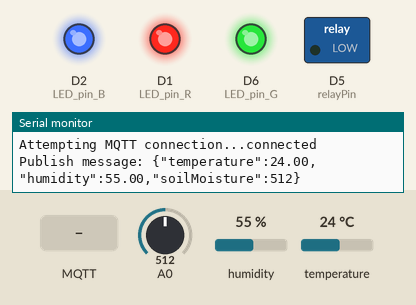
Bench run of a sketch on a simulated ESP8266 (NodeMCU). On the bench: switched loads named in the sketch (green lamp = pin HIGH), output pins drawn as LEDs (lit = HIGH), the last lines printed to the serial monitor. The inputs (shaded band) are chosen by the test bench; at power-on: A0 = 512, humidity 55 %, temperature 24 °C. WiFi joins after 1.5 s; servers stay silent unless stated; random numbers use the default seed unless the sketch sets one; no MQTT or app messages arrive unless stated.

Above: at 2.7 s.
2.8 s: MQTT message "1" arrives on the first subscribed topic
At 3.9 s:
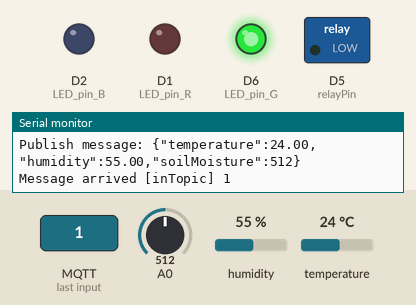
4.3 s: A0 set to 491
At 7.2 s:
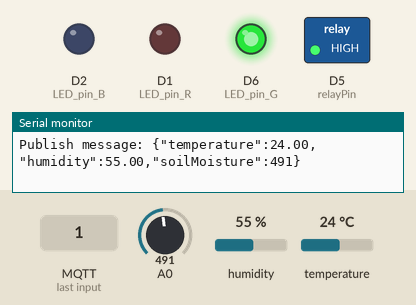
7.5 s: MQTT message "on" arrives on the first subscribed topic
At 8.6 s:
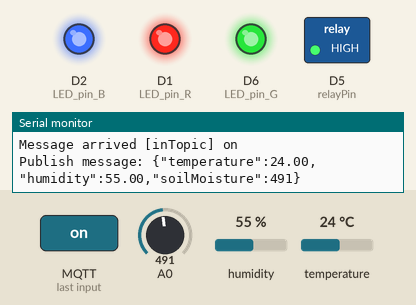
9.0 s: A0 set to 695
11.2 s: A0 set to 724
At 12.4 s:
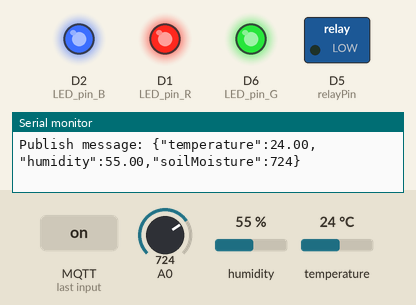
13.5 s: A0 set to 492
At 14.8 s:
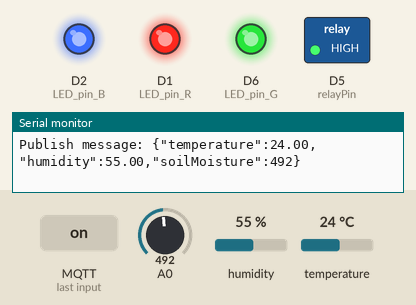
Timing chart, 0 to 16.5 s (numbered marks = the images above; inputs shaded):
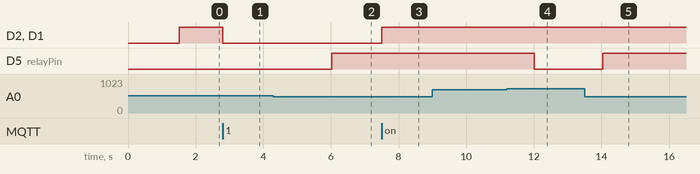

The sketch:

sketch_dec24b.ino
```cpp
#include <ESP8266WiFi.h>
#include <PubSubClient.h>
#include <Adafruit_Sensor.h>
#include <DHT.h>

// Update these with your network credentials
const char* ssid = "RAKSACHAT_NB 4860";
const char* password = "123456789";
const char* mqtt_server = "10.1.1.145";

WiFiClient espClient;
PubSubClient client(espClient);
unsigned long lastMsg = 0;
#define MSG_BUFFER_SIZE (150)
char msg[MSG_BUFFER_SIZE];
int value = 0;

float temperature;
float humidity;
int soilMoistureValue = 0;
DHT dht14(D4, DHT11);
const int LED_pin_R = D1;
const int LED_pin_G = D6;
const int LED_pin_B = D2;
const int relayPin = D5; // Relay connected to D5
const int soilMoisturePin = D3; // Soil Moisture Sensor connected to D3

void setup_wifi() {
  delay(10);
  Serial.begin(115200);
  Serial.println();
  Serial.print("Connecting to ");
  Serial.println(ssid);

  WiFi.mode(WIFI_STA);
  WiFi.begin(ssid, password);

  while (WiFi.status() != WL_CONNECTED) {
    delay(500);
    Serial.print(".");
  }

  Serial.println("");
  Serial.println("WiFi connected");
  Serial.println("IP address: ");
  Serial.println(WiFi.localIP());
}

void callback(char* topic, byte* payload, unsigned int length) {
  digitalWrite(LED_pin_R, HIGH);
  digitalWrite(LED_pin_G, HIGH);
  digitalWrite(LED_pin_B, HIGH);

  Serial.print("Message arrived [");
  Serial.print(topic);
  Serial.print("] ");
  for (int i = 0; i < length; i++) {
    Serial.print((char)payload[i]);
  }
  Serial.println();

  // Simple switch to control LED based on MQTT message
  if ((char)payload[0] == '1') {
    digitalWrite(LED_pin_R, LOW);
    digitalWrite(LED_pin_B, LOW);
  } else {
    digitalWrite(LED_pin_R, HIGH);
    digitalWrite(LED_pin_B, HIGH);
  }
}

void reconnect() {
  while (!client.connected()) {
    Serial.print("Attempting MQTT connection...");
    String clientId = "ESP8266Client-";
    clientId += String(random(0xffff), HEX);
    if (client.connect(clientId.c_str())) {
      Serial.println("connected");
      client.publish("outTopic", "hello world");
      client.subscribe("inTopic");
      client.subscribe("ledstatus");
    } else {
      Serial.print("failed, rc=");
      Serial.print(client.state());
      Serial.println(" try again in 5 seconds");
      delay(5000);
    }
  }
}

void setup() {
  pinMode(LED_pin_R, OUTPUT);
  pinMode(LED_pin_G, OUTPUT);
  pinMode(LED_pin_B, OUTPUT);
  pinMode(relayPin, OUTPUT); // Set relay pin as output
  setup_wifi();
  client.setServer(mqtt_server, 1883);
  client.setCallback(callback);
  dht14.begin();

  digitalWrite(LED_pin_R, HIGH);
  digitalWrite(LED_pin_G, HIGH);
  digitalWrite(LED_pin_B, HIGH);
}

void loop() {
  if (!client.connected()) {
    reconnect();
  }
  client.loop();

  unsigned long now = millis();
  if (now - lastMsg > 2000) {
    lastMsg = now;

    // Read humidity and temperature from DHT11
    humidity = dht14.readHumidity();
    temperature = dht14.readTemperature();

    // Read the soil moisture value from the sensor
    soilMoistureValue = analogRead(soilMoisturePin);

    // Control relay based on soil moisture
    if (soilMoistureValue < 502) { // Turn on water pump if soil is dry
      digitalWrite(relayPin, HIGH);
    } else if (soilMoistureValue > 707) { // Turn off water pump if soil is wet
      digitalWrite(relayPin, LOW);
    }

    // Create the JSON string with temperature, humidity, and soil moisture
    snprintf(msg, MSG_BUFFER_SIZE, "{\"temperature\":%.2f,\"humidity\":%.2f,\"soilMoisture\":%d}", temperature, humidity, soilMoistureValue);

    // Publish the message to MQTT topic "sensors"
    Serial.print("Publish message: ");
    Serial.println(msg);
    client.publish("sensors", msg);
  }
}
```

Measured:
- the behaviour switches between 502 and 501 on A0 (found by bisection; images 1 and 2)
- the behaviour switches between 707 and 708 on A0 (found by bisection; images 3 and 4)
- after the input at 2.8 s, D2 (LED_pin_B), D1 (LED_pin_R): HIGH → LOW at once
- after the input at 4.3 s, D5 (relayPin): LOW → HIGH after 1.7 s
- after the input at 7.5 s, D2 (LED_pin_B), D1 (LED_pin_R): LOW → HIGH at once
- after the input at 11.2 s, D5 (relayPin): HIGH → LOW after 0.81 s
- after the input at 13.5 s, D5 (relayPin): LOW → HIGH after 0.53 s
